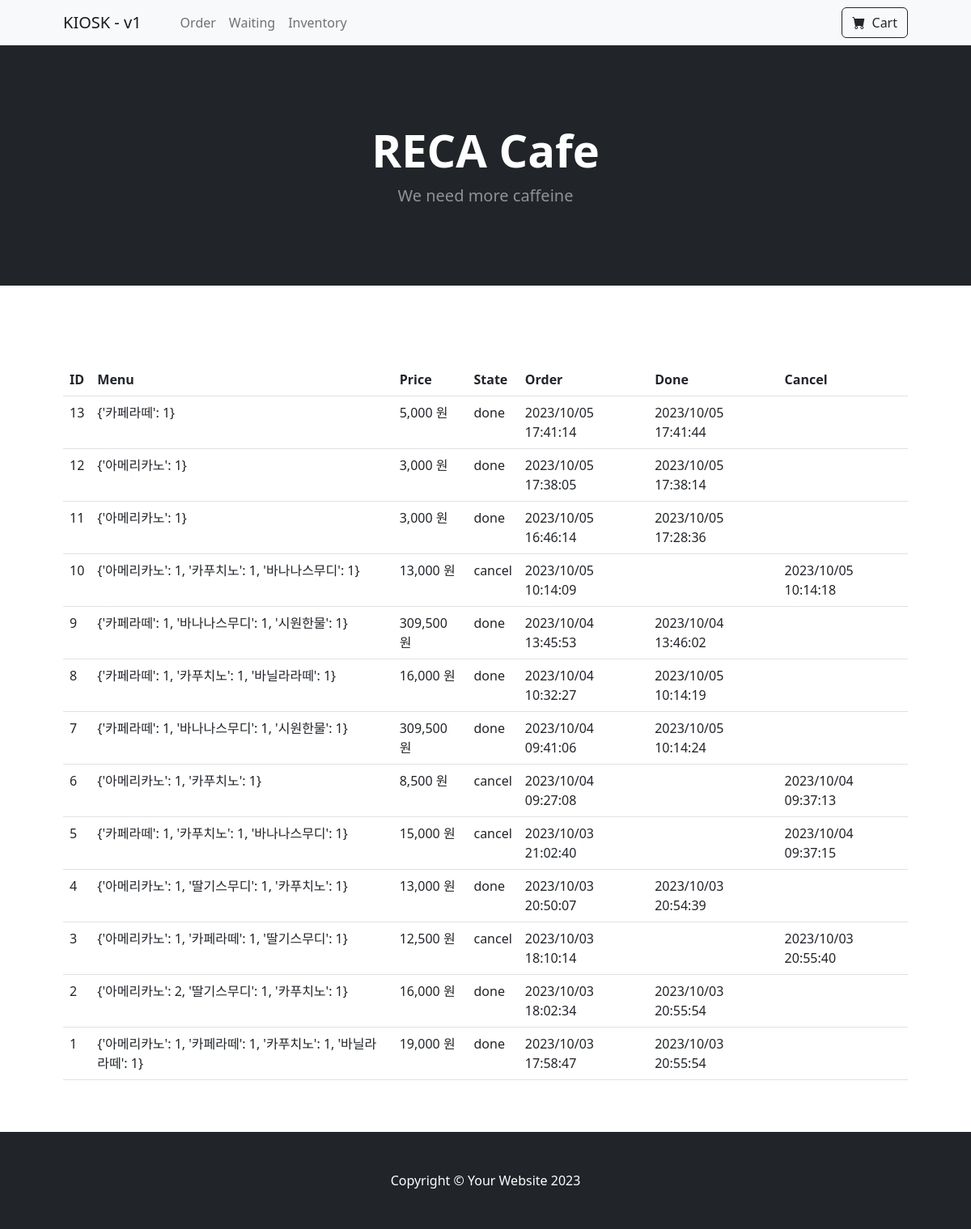
The page /order/ on the database its author committed.
### pybo/models.py (models this page shows)
class Order(db.Model):
    id = db.Column(db.Integer, primary_key=True)
    menu = db.Column(db.String(200), nullable=True)
    total_price = db.Column(db.Integer, nullable=True)
    order_time = db.Column(db.DateTime(), nullable=False)
    done_time = db.Column(db.DateTime(), nullable=True)
    cancel_time = db.Column(db.DateTime(), nullable=True)
    state = db.Column(db.String(10), nullable=False)

### pybo/views/order.py (the view)
@bp.route('/')
def index():
    data = Order.query.order_by(desc(Order.id))
    for i in data:
        total_price = 0
        menu_item = {}
        for j in Cart.query.filter(Cart.order_id == i.id):
            for k in Menu.query.filter(Menu.id == j.menu_id):
                total_price += k.price
                if k.name in menu_item:
                    menu_item[k.name] += 1
                else:
                    menu_item[k.name] = 1
        i.total_price = format(total_price, ',d')
        i.menu = str(menu_item)
    return render_template('order.html', order_list=data)

### pybo/templates/order.html (shortened to what this page needs)
{% extends 'base.html' %}
{% block content %}
    <section class="py-5">
        <div class="container px-4 px-lg-5 mt-5">
            <table class="table caption-top">
                <thead>
                    <tr>
                        <th scope="col">ID</th>
                        <th scope="col">Menu</th>
                        <th scope="col">Price</th>
                        <th scope="col">State</th>
                        <th scope="col">Order</th>
                        <th scope="col">Done</th>
                        <th scope="col">Cancel</th>
                    </tr>
                </thead>
                <tbody>
                    {% for order in order_list %}
                    <tr>
                    <td>{{ order.id }}</td>
                    <td>{{ order.menu }}</td>
                    <td>{{ order.total_price }} 원</td>
                    <td>{{ order.state }}</td>
                    <td>{{ order.order_time.strftime('%Y/%m/%d %H:%M:%S') }}</td>
                    <td>
                        {% if order.done_time %}
                            {{ order.done_time.strftime('%Y/%m/%d %H:%M:%S') }}
                        {% endif %}
                    </td>
                    <td>
                        {% if order.cancel_time %}
                            {{ order.cancel_time.strftime('%Y/%m/%d %H:%M:%S') }}
                        {% endif %}
                    </td>
                    </tr>
                    {% endfor %}
                </tbody>
            </table>
        </div>
    </section>
{% endblock %}

### pybo/templates/base.html (shortened to what this page needs)
<!DOCTYPE html>
<html lang="en">
  <head>
      <link href="https://cdn.jsdelivr.net/npm/bootstrap-icons@1.5.0/font/bootstrap-icons.css" rel="stylesheet" />
      <link href="../static/styles.css" rel="stylesheet" />
  </head>
  <body>
      <nav class="navbar navbar-expand-lg navbar-light bg-light">
          <div class="container px-4 px-lg-5">
              <a class="navbar-brand" href="/">KIOSK - v1</a>
              <div class="collapse navbar-collapse" id="navbarSupportedContent">
                  <ul class="navbar-nav me-auto mb-2 mb-lg-0 ms-lg-4">
                      <li class="nav-item"><a class="nav-link" aria-current="page" href="/">Order</a></li>
                      <li class="nav-item"><a class="nav-link" href="/order">Waiting</a></li>
                      <li class="nav-item"><a class="nav-link" href="/inventory">Inventory</a></li>
                  </ul>
                  <form class="d-flex" action="/cart">
                      <button class="btn btn-outline-dark" type="submit">
                          <i class="bi-cart-fill me-1"></i>
                          Cart
                      </button>
                  </form>
              </div>
          </div>
      </nav>
      <header class="bg-dark py-5">
          <div class="container px-4 px-lg-5 my-5">
              <div class="text-center text-white">
                  <h1 class="display-4 fw-bolder">RECA Cafe</h1>
                  <p class="lead fw-normal text-white-50 mb-0">We need more caffeine</p>
              </div>
          </div>
      </header>
      {% block content %} {% endblock %}
      <footer class="py-5 bg-dark">
        <div class="container"><p class="m-0 text-center text-white">Copyright &copy; Your Website 2023</p></div>
      </footer>
  </body>
</html>

### rows shown on the page
Order: id "13", menu "{'카페라떼': 1}", total_price "5,000", state "done", order_time "2023/10/05 17:41:14", done_time "2023/10/05 17:41:44"
Order: id "12", menu "{'아메리카노': 1}", total_price "3,000", state "done", order_time "2023/10/05 17:38:05", done_time "2023/10/05 17:38:14"
Order: id "11", menu "{'아메리카노': 1}", total_price "3,000", state "done", order_time "2023/10/05 16:46:14", done_time "2023/10/05 17:28:36"
Order: id "10", menu "{'아메리카노': 1, '카푸치노': 1, '바나나스무디': 1}", total_price "13,000", state "cancel", order_time "2023/10/05 10:14:09", cancel_time "2023/10/05 10:14:18"
Order: id "9", menu "{'카페라떼': 1, '바나나스무디': 1, '시원한물': 1}", total_price "309,500", state "done", order_time "2023/10/04 13:45:53", done_time "2023/10/04 13:46:02"
Order: id "8", menu "{'카페라떼': 1, '카푸치노': 1, '바닐라라떼': 1}", total_price "16,000", state "done", order_time "2023/10/04 10:32:27", done_time "2023/10/05 10:14:19"
Order: id "7", menu "{'카페라떼': 1, '바나나스무디': 1, '시원한물': 1}", total_price "309,500", state "done", order_time "2023/10/04 09:41:06", done_time "2023/10/05 10:14:24"
Order: id "6", menu "{'아메리카노': 1, '카푸치노': 1}", total_price "8,500", state "cancel", order_time "2023/10/04 09:27:08", cancel_time "2023/10/04 09:37:13"
Order: id "5", menu "{'카페라떼': 1, '카푸치노': 1, '바나나스무디': 1}", total_price "15,000", state "cancel", order_time "2023/10/03 21:02:40", cancel_time "2023/10/04 09:37:15"
Order: id "4", menu "{'아메리카노': 1, '딸기스무디': 1, '카푸치노': 1}", total_price "13,000", state "done", order_time "2023/10/03 20:50:07", done_time "2023/10/03 20:54:39"
Order: id "3", menu "{'아메리카노': 1, '카페라떼': 1, '딸기스무디': 1}", total_price "12,500", state "cancel", order_time "2023/10/03 18:10:14", cancel_time "2023/10/03 20:55:40"
Order: id "2", menu "{'아메리카노': 2, '딸기스무디': 1, '카푸치노': 1}", total_price "16,000", state "done", order_time "2023/10/03 18:02:34", done_time "2023/10/03 20:55:54"
Order: id "1", menu "{'아메리카노': 1, '카페라떼': 1, '카푸치노': 1, '바닐라라떼': 1}", total_price "19,000", state "done", order_time "2023/10/03 17:58:47", done_time "2023/10/03 20:55:54"
